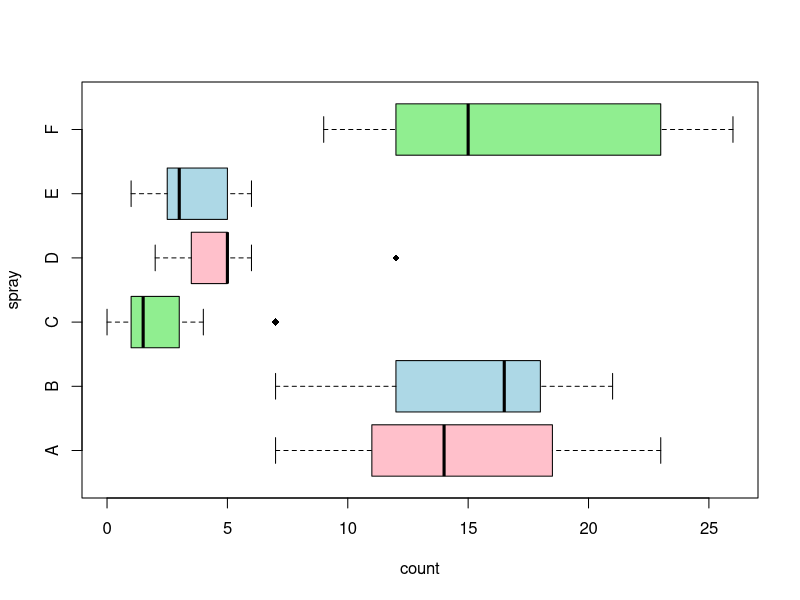

This chart was generated by the following R code:
## ---- chunk 1
knitr::opts_chunk$set(echo = TRUE)
## ---- chunk 2
plot(count ~ spray, data = InsectSprays,
     horizontal=TRUE,
     pch=18,col=c("pink","lightblue","lightgreen"))
## ---- chunk 3
bartlett.test(InsectSprays$count, InsectSprays$spray)

## ---- chunk 4
bartlett.test(count ~ spray, data = InsectSprays)
## ---- chunk 5
fligner.test(InsectSprays$count, InsectSprays$spray)
## ---- chunk 6
fligner.test(count ~ spray, data = InsectSprays)
